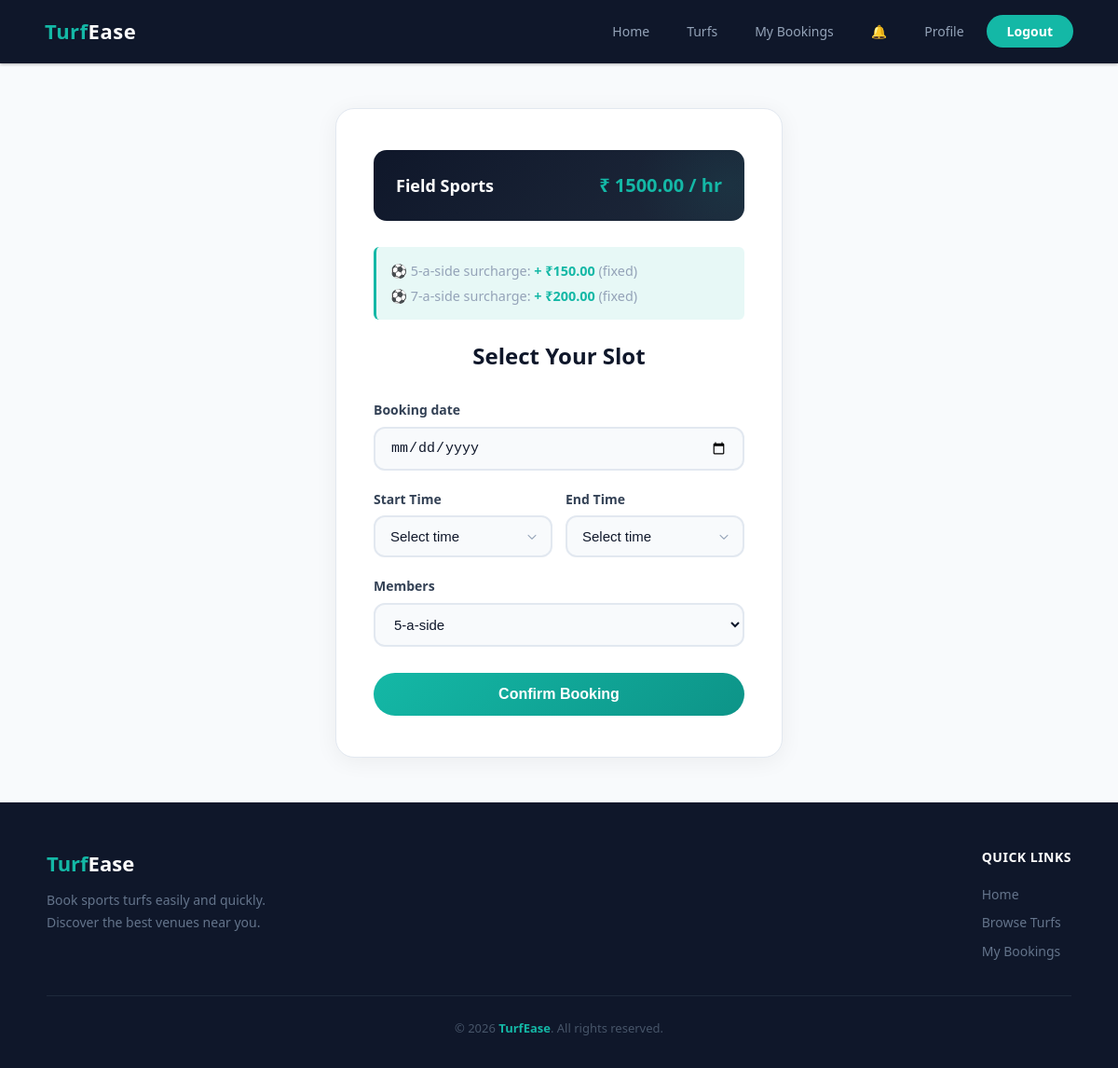
Page /bookings/book/2/ (signed in) on the committed database.
### turfs/models.py (models this page shows, shortened)
class Turf(models.Model):
    name = models.CharField(max_length=200)
    location = models.CharField(max_length=300)
    description = models.TextField()
    price_per_hour = models.DecimalField(max_digits=10, decimal_places=2)
    price_5a_side = models.DecimalField(max_digits=10, decimal_places=2, default=0, help_text='Additional fixed price for 5-a-side teams')
    price_7a_side = models.DecimalField(max_digits=10, decimal_places=2, default=0, help_text='Additional fixed price for 7-a-side teams')
    price_11a_side = models.DecimalField(max_digits=10, decimal_places=2, default=0, help_text='Additional fixed price for 11-a-side teams')
    image = models.ImageField(upload_to='turf_images/', blank=True, null=True)
    created_at = models.DateTimeField(auto_now_add=True)

### bookings/views.py (the view)
# urls.py: path('book/<int:turf_id>/', views.book_turf, name='book_turf'),
@login_required
def book_turf(request, turf_id):
    turf = get_object_or_404(Turf, pk=turf_id)
    if request.user.is_staff:
        messages.error(request, 'Admin accounts cannot book turfs. Please use a regular account.')
        return redirect('turf_detail', pk=turf_id)
    if request.method == 'POST':
        form = BookingForm(request.POST)
        if form.is_valid():
            booking_date = form.cleaned_data['booking_date']
            start_time = form.cleaned_data['start_time']
            end_time = form.cleaned_data['end_time']
            members = form.cleaned_data['members']
            if booking_date < date.today():
                messages.error(request, 'You cannot book a turf for a past date.')
                return render(request, 'booking_form.html', {'form': form, 'turf': turf})
            if end_time <= start_time:
                messages.error(request, 'End time must be after start time.')
                return render(request, 'booking_form.html', {'form': form, 'turf': turf})
            if booking_date == date.today() and start_time <= datetime.now().time():
                messages.error(request, 'Start time must be in the future for today\'s bookings.')
                return render(request, 'booking_form.html', {'form': form, 'turf': turf})
            maintenance_conflict = MaintenanceBlock.objects.filter(
                turf=turf,
                date=booking_date,
                start_time__lt=end_time,
                end_time__gt=start_time,
            ).exists()
            if maintenance_conflict:
                messages.error(request, 'This time slot is blocked for maintenance. Please choose a different time.')
                return render(request, 'booking_form.html', {'form': form, 'turf': turf})
            start_dt = datetime.combine(booking_date, start_time)
            end_dt = datetime.combine(booking_date, end_time)
            hours = Decimal(str((end_dt - start_dt).total_seconds() / 3600))
            total_price = turf.price_per_hour * hours
            if members == 5:
                total_price += turf.price_5a_side
            elif members == 7:
                total_price += turf.price_7a_side
            elif members == 11:
                total_price += turf.price_11a_side
            request.session['pending_booking'] = {
                'turf_id': turf.pk,
                'booking_date': str(booking_date),
                'start_time': str(start_time),
                'end_time': str(end_time),
                'members': members,
                'total_price': str(total_price),
            }
            return redirect('confirm_booking')
    else:
        form = BookingForm()
    return render(request, 'booking_form.html', {'form': form, 'turf': turf})

### bookings/forms.py
class BookingForm(forms.ModelForm):
    start_time = forms.TimeField(
        widget=forms.Select(
            attrs={'class': 'form-control time-select'},
            choices=TIME_CHOICES,
        ),
    )
    end_time = forms.TimeField(
        widget=forms.Select(
            attrs={'class': 'form-control time-select'},
            choices=TIME_CHOICES,
        ),
    )
    class Meta:
        model = Booking
        fields = ['booking_date', 'start_time', 'end_time', 'members']
        widgets = {
            'booking_date': forms.DateInput(attrs={'type': 'date', 'class': 'form-control'}),
            'members': forms.Select(attrs={'class': 'form-control'}),
        }

### bookings/context_processors.py (called while the page is built)
def unread_notifications(request):
    if request.user.is_authenticated and not request.user.is_staff:
        count = Notification.objects.filter(user=request.user, is_read=False).count()
        return {'unread_notification_count': count}
    return {'unread_notification_count': 0}

### templates/booking_form.html (shortened to what this page needs)
{% extends 'base.html' %}
{% block content %}
<div class="container">
    <div class="form-container">
        <div class="booking-info">
            <h3>{{ turf.name }}</h3>
            <span class="price">&#8377; {{ turf.price_per_hour }} / hr</span>
        </div>
        {% if turf.price_5a_side > 0 or turf.price_7a_side > 0 or turf.price_11a_side > 0 %}
        <div class="pricing-note" style="background: rgba(20,184,166,0.1); border-left: 3px solid #14b8a6; padding: 10px 15px; margin-bottom: 20px; border-radius: 6px; font-size: 0.9rem; color: #94a3b8;">
            {% if turf.price_5a_side > 0 %}
                <p style="margin:4px 0;">&#9917; 5-a-side surcharge: <strong style="color:#14b8a6;">+ &#8377;{{ turf.price_5a_side }}</strong> (fixed)</p>
            {% endif %}
            {% if turf.price_7a_side > 0 %}
                <p style="margin:4px 0;">&#9917; 7-a-side surcharge: <strong style="color:#14b8a6;">+ &#8377;{{ turf.price_7a_side }}</strong> (fixed)</p>
            {% endif %}
        </div>
        {% endif %}
        <h2>Select Your Slot</h2>
        <form method="post">
            <div class="form-group">
                <label for="{{ form.booking_date.id_for_label }}">{{ form.booking_date.label }}</label>
                {{ form.booking_date }}
            </div>
            <div class="time-slot-row" style="display:flex; gap:14px; margin-bottom:20px;">
                <div class="form-group" style="flex:1; margin-bottom:0;">
                    <label for="{{ form.start_time.id_for_label }}">Start Time</label>
                    {{ form.start_time }}
                </div>
                <div class="form-group" style="flex:1; margin-bottom:0;">
                    <label for="{{ form.end_time.id_for_label }}">End Time</label>
                    {{ form.end_time }}
                </div>
            </div>
            <div class="form-group">
                <label for="{{ form.members.id_for_label }}">{{ form.members.label }}</label>
                {{ form.members }}
            </div>
            <button type="submit" class="btn-submit">Confirm Booking</button>
        </form>
    </div>
</div>
{% endblock %}

### static/css/style.css (style rules this page uses)
:root, body.theme-light { --bg-primary: #f8fafc; --bg-secondary: #ffffff; --bg-tertiary: #f1f5f9; --bg-card: #ffffff; --bg-input: #f8fafc; --bg-nav: #0f172a; --bg-footer: #0f172a; --text-primary: #0f172a; --text-secondary: #334155; --text-muted: #64748b; --text-faint: #94a3b8; --border: #e2e8f0; --border-hover: #cbd5e1; --accent: #14b8a6; --accent-hover: #0d9488; --accent2: #22c55e; --danger: #ef4444; --purple: #8b5cf6; --amber: #f59e0b; --shadow-sm: 0 1px 3px rgba(0,0,0,.06); --shadow-md: 0 4px 24px rgba(0,0,0,.06); --shadow-lg: 0 16px 40px rgba(0,0,0,.1); --shadow-glow: 0 4px 20px rgba(20,184,166,.25); --table-row-hover:#f8fafc; --msg-success-bg: #dcfce7; --msg-success-c: #166534; --msg-success-b: #bbf7d0; --msg-error-bg: #fef2f2; --msg-error-c: #991b1b; --msg-error-b: #fecaca; --msg-info-bg: #e0f2fe; --msg-info-c: #075985; --msg-info-b: #bae6fd; }
*, *::before, *::after { margin: 0; padding: 0; box-sizing: border-box; }
html { scroll-behavior: smooth; }
body { font-family: 'Segoe UI', system-ui, -apple-system, sans-serif; background-color: var(--bg-primary); color: var(--text-secondary); line-height: 1.6; min-height: 100vh; transition: background-color .4s, color .4s; }
.container { max-width: 1200px; margin: 0 auto; padding: 48px 24px; animation: fadeIn .5s ease; }
.form-container { max-width: 480px; margin: 0 auto; background: var(--bg-card); padding: 44px 40px; border-radius: 20px; box-shadow: var(--shadow-md); border: 1px solid var(--border); animation: scaleIn .5s ease; }
.form-container h2 { text-align: center; margin-bottom: 28px; font-size: 24px; font-weight: 700; color: var(--text-primary); }
.form-group { margin-bottom: 20px; animation: fadeInUp .4s ease both; }
.form-group:nth-child(1) { animation-delay: .05s; }
.form-group:nth-child(2) { animation-delay: .1s; }
.form-group:nth-child(4) { animation-delay: .2s; }
.form-group label { display: block; margin-bottom: 6px; font-weight: 600; font-size: 14px; color: var(--text-secondary); }
.form-control { width: 100%; padding: 12px 16px; border: 2px solid var(--border); border-radius: 12px; font-size: 15px; background: var(--bg-input); transition: border-color .25s, box-shadow .25s, background .25s; color: var(--text-primary); }
.btn-submit { width: 100%; padding: 14px; background: linear-gradient(135deg, var(--accent), var(--accent-hover)); color: #fff; border: none; border-radius: 50px; font-size: 16px; font-weight: 700; cursor: pointer; transition: transform .2s, box-shadow .3s; margin-top: 8px; position: relative; overflow: hidden; }
.btn-submit::before { content: ''; position: absolute; top: 0; left: -100%; width: 100%; height: 100%; background: linear-gradient(90deg, transparent, rgba(255,255,255,.18), transparent); transition: left .5s; }
select.time-select { appearance: none; -webkit-appearance: none; background-repeat: no-repeat; background-position: right 14px center; background-size: 12px; padding-right: 36px; cursor: pointer; }
.time-slot-row { display: flex; gap: 14px; margin-bottom: 20px; }
.booking-info { background: linear-gradient(135deg, #0f172a, #1e293b); padding: 22px 24px; border-radius: 14px; margin-bottom: 28px; display: flex; align-items: center; justify-content: space-between; animation: fadeIn .4s ease; position: relative; overflow: hidden; }
.booking-info::after { content: ''; position: absolute; top: -50%; right: -20%; width: 50%; height: 200%; background: radial-gradient(ellipse, rgba(20,184,166,.08), transparent 70%); pointer-events: none; }
.booking-info h3 { color: #fff; font-size: 18px; }
.booking-info .price { color: var(--accent); font-weight: 700; font-size: 20px; }
.pricing-note { animation: fadeIn .4s ease .1s both; }

### rows in the picture
Turf: name "Field Sports", price_per_hour "1500.00", price_5a_side "150.00", price_7a_side "200.00"
